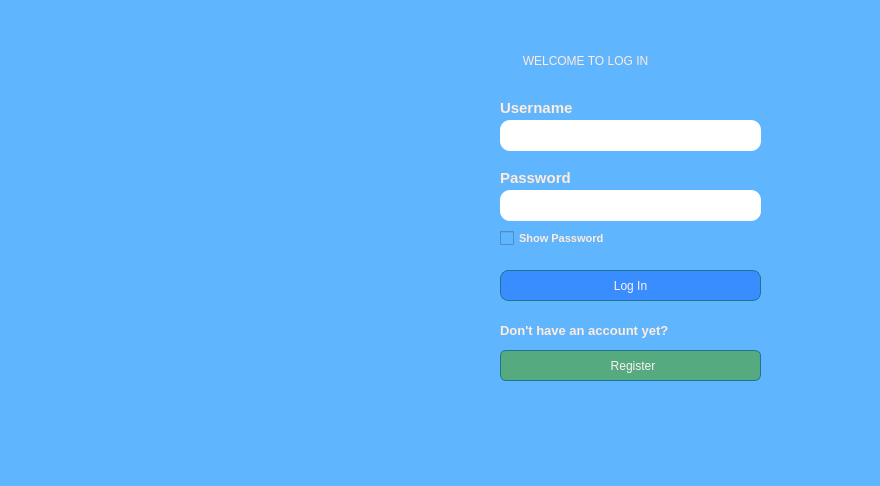
<?xml version="1.0" encoding="UTF-8"?>
<ui version="4.0">
 <class>MainWindow</class>
 <widget class="QMainWindow" name="MainWindow">
  <property name="geometry">
   <rect>
    <x>0</x>
    <y>0</y>
    <width>880</width>
    <height>486</height>
   </rect>
  </property>
  <property name="windowTitle">
   <string>MainWindow</string>
  </property>
  <property name="styleSheet">
   <string notr="true">background-color:rgb(96, 181, 255);
</string>
  </property>
  <widget class="QWidget" name="centralwidget">
   <widget class="QLabel" name="label_3">
    <property name="geometry">
     <rect>
      <x>500</x>
      <y>320</y>
      <width>191</width>
      <height>21</height>
     </rect>
    </property>
    <property name="styleSheet">
     <string notr="true">color:rgb(255, 236, 219);
font-weight:bold;
font-size:13px;</string>
    </property>
    <property name="text">
     <string>Don't have an account yet?</string>
    </property>
   </widget>
   <widget class="QLineEdit" name="password">
    <property name="geometry">
     <rect>
      <x>500</x>
      <y>190</y>
      <width>261</width>
      <height>31</height>
     </rect>
    </property>
    <property name="styleSheet">
     <string notr="true">background-color:white;
border-radius:10px;</string>
    </property>
   </widget>
   <widget class="QPushButton" name="loginBtn">
    <property name="geometry">
     <rect>
      <x>500</x>
      <y>270</y>
      <width>261</width>
      <height>31</height>
     </rect>
    </property>
    <property name="styleSheet">
     <string notr="true">border: 1px solid rgb(28, 118, 143);
font: 75 10pt &quot;MS Shell Dlg 2&quot;;
border-radius: 8px;
color:rgb(251, 243, 242);
background-color: rgb(58, 141, 255);</string>
    </property>
    <property name="text">
     <string>Log In</string>
    </property>
   </widget>
   <widget class="QLabel" name="label_2">
    <property name="geometry">
     <rect>
      <x>500</x>
      <y>170</y>
      <width>81</width>
      <height>16</height>
     </rect>
    </property>
    <property name="styleSheet">
     <string notr="true">color:rgb(255, 236, 219);
font-weight:bold;
font-size:15px;</string>
    </property>
    <property name="text">
     <string>Password</string>
    </property>
   </widget>
   <widget class="QPushButton" name="registerBtn">
    <property name="geometry">
     <rect>
      <x>500</x>
      <y>350</y>
      <width>261</width>
      <height>31</height>
     </rect>
    </property>
    <property name="styleSheet">
     <string notr="true">border: 1px solid rgb(28, 118, 143);
font: 75 9pt &quot;MS Shell Dlg 2&quot;;
border-radius: 6px;
color:rgb(251, 243, 242);
background-color:rgb(85, 170, 127);
padding-left:5px;</string>
    </property>
    <property name="text">
     <string>Register</string>
    </property>
   </widget>
   <widget class="QLabel" name="label">
    <property name="geometry">
     <rect>
      <x>500</x>
      <y>100</y>
      <width>81</width>
      <height>16</height>
     </rect>
    </property>
    <property name="styleSheet">
     <string notr="true">color:rgb(255, 236, 219);
font-weight:bold;
font-size:15px;</string>
    </property>
    <property name="text">
     <string>Username</string>
    </property>
   </widget>
   <widget class="QLabel" name="label1">
    <property name="geometry">
     <rect>
      <x>430</x>
      <y>40</y>
      <width>311</width>
      <height>41</height>
     </rect>
    </property>
    <property name="styleSheet">
     <string notr="true">color:rgb(255, 236, 219);
font: 75 12pt &quot;Eras Bold ITC&quot;;</string>
    </property>
    <property name="text">
     <string>WELCOME TO LOG IN</string>
    </property>
    <property name="alignment">
     <set>Qt::AlignCenter</set>
    </property>
   </widget>
   <widget class="QLineEdit" name="username">
    <property name="geometry">
     <rect>
      <x>500</x>
      <y>120</y>
      <width>261</width>
      <height>31</height>
     </rect>
    </property>
    <property name="styleSheet">
     <string notr="true">background-color:white;
border-radius:10px;</string>
    </property>
   </widget>
   <widget class="QCheckBox" name="showPasswordCheck">
    <property name="geometry">
     <rect>
      <x>500</x>
      <y>230</y>
      <width>121</width>
      <height>17</height>
     </rect>
    </property>
    <property name="styleSheet">
     <string notr="true">color:rgb(255, 236, 219);
font-weight:bold;
font-size:11px;</string>
    </property>
    <property name="text">
     <string>Show Password</string>
    </property>
   </widget>
   <widget class="QLabel" name="label_4">
    <property name="geometry">
     <rect>
      <x>80</x>
      <y>90</y>
      <width>281</width>
      <height>271</height>
     </rect>
    </property>
    <property name="text">
     <string/>
    </property>
    <property name="pixmap">
     <pixmap>../image/8659f6b7-f9a4-47df-bc83-79071203bbbd-removebg-preview.png</pixmap>
    </property>
    <property name="scaledContents">
     <bool>true</bool>
    </property>
   </widget>
  </widget>
  <widget class="QStatusBar" name="statusbar"/>
 </widget>
 <resources/>
 <connections/>
</ui>
